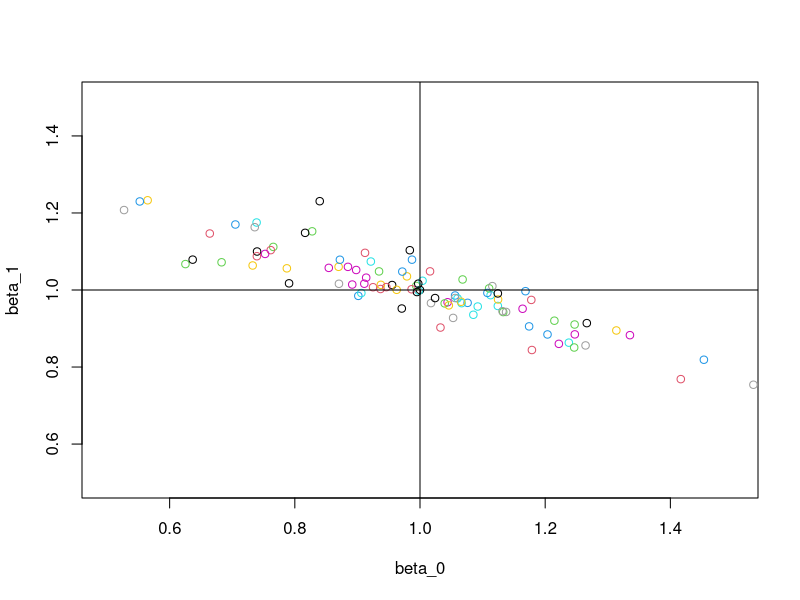
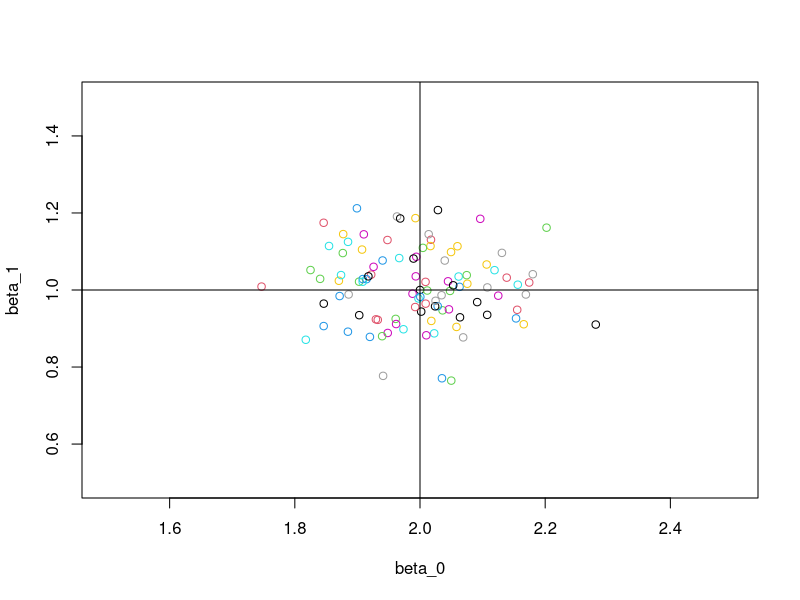

These charts were generated, in order, by the following R code:
# Clear environment
rm(list = ls())
  
# Chapter1 e.g.23
n <- 100; x <- rnorm(n) + 2
plot(1, 1, 
     xlim = c(0.5, 1.5),
     ylim = c(0.5, 1.5),
     xlab = "beta_0",
     ylab = "beta_1")
for (i in 1:100) {
  y <- 1 + x + rnorm(n)
  z <- cbind(1, x)
  beta_est <- solve(t(z) %*% z) %*% t(z) %*% y
  points(beta_est[1], beta_est[2], col = i)
}
abline(v = 1); abline(h = 1)
sum(x) / n
sum(x^2) / n

# Chapter1 e.g.23_modified
n <- 100; x <- rnorm(n)
plot(2, 1, 
     xlim = c(1.5, 2.5),
     ylim = c(0.5, 1.5),
     xlab = "beta_0",
     ylab = "beta_1")
for (i in 1:100) {
  y <- 2 + x + rnorm(n)
  z <- cbind(1, x)
  beta_est <- solve(t(z) %*% z) %*% t(z) %*% y
  points(beta_est[1], beta_est[2], col = i)
}
abline(v = 2); abline(h = 1)
sum(x) / n
sum(x^2) / n